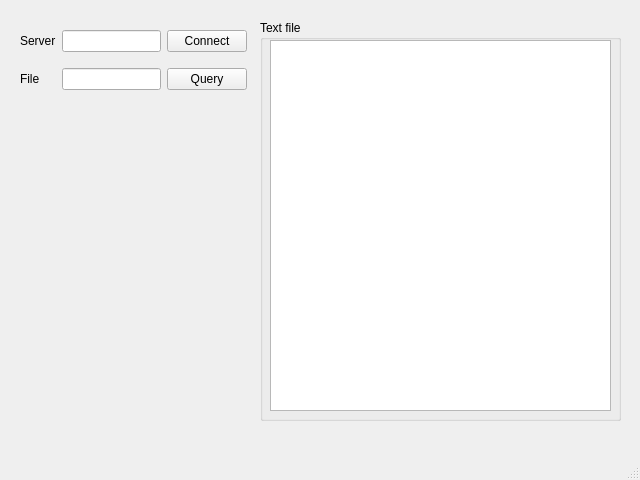
<?xml version="1.0" encoding="UTF-8"?>
<ui version="4.0">
 <class>MainWindow</class>
 <widget class="QMainWindow" name="MainWindow">
  <property name="geometry">
   <rect>
    <x>0</x>
    <y>0</y>
    <width>640</width>
    <height>480</height>
   </rect>
  </property>
  <property name="minimumSize">
   <size>
    <width>640</width>
    <height>480</height>
   </size>
  </property>
  <property name="maximumSize">
   <size>
    <width>640</width>
    <height>480</height>
   </size>
  </property>
  <property name="windowTitle">
   <string>Client</string>
  </property>
  <widget class="QWidget" name="centralwidget">
   <widget class="QWidget" name="gridLayoutWidget">
    <property name="geometry">
     <rect>
      <x>20</x>
      <y>20</y>
      <width>227</width>
      <height>80</height>
     </rect>
    </property>
    <layout class="QGridLayout" name="gridLayout">
     <item row="0" column="0">
      <widget class="QLabel" name="label">
       <property name="text">
        <string>Server</string>
       </property>
      </widget>
     </item>
     <item row="0" column="2">
      <widget class="QPushButton" name="pushButton">
       <property name="text">
        <string>Connect</string>
       </property>
      </widget>
     </item>
     <item row="0" column="1">
      <widget class="QLineEdit" name="lineEdit_2"/>
     </item>
     <item row="1" column="0">
      <widget class="QLabel" name="label_2">
       <property name="text">
        <string>File</string>
       </property>
      </widget>
     </item>
     <item row="1" column="1">
      <widget class="QLineEdit" name="lineEdit"/>
     </item>
     <item row="1" column="2">
      <widget class="QPushButton" name="pushButton_2">
       <property name="text">
        <string>Query</string>
       </property>
      </widget>
     </item>
    </layout>
   </widget>
   <widget class="QGroupBox" name="groupBox">
    <property name="geometry">
     <rect>
      <x>260</x>
      <y>20</y>
      <width>361</width>
      <height>401</height>
     </rect>
    </property>
    <property name="title">
     <string>Text file</string>
    </property>
    <widget class="QTextBrowser" name="textBrowser">
     <property name="geometry">
      <rect>
       <x>10</x>
       <y>20</y>
       <width>341</width>
       <height>371</height>
      </rect>
     </property>
    </widget>
   </widget>
  </widget>
  <widget class="QMenuBar" name="menubar">
   <property name="geometry">
    <rect>
     <x>0</x>
     <y>0</y>
     <width>640</width>
     <height>26</height>
    </rect>
   </property>
  </widget>
  <widget class="QStatusBar" name="statusbar"/>
 </widget>
 <resources/>
 <connections/>
</ui>
